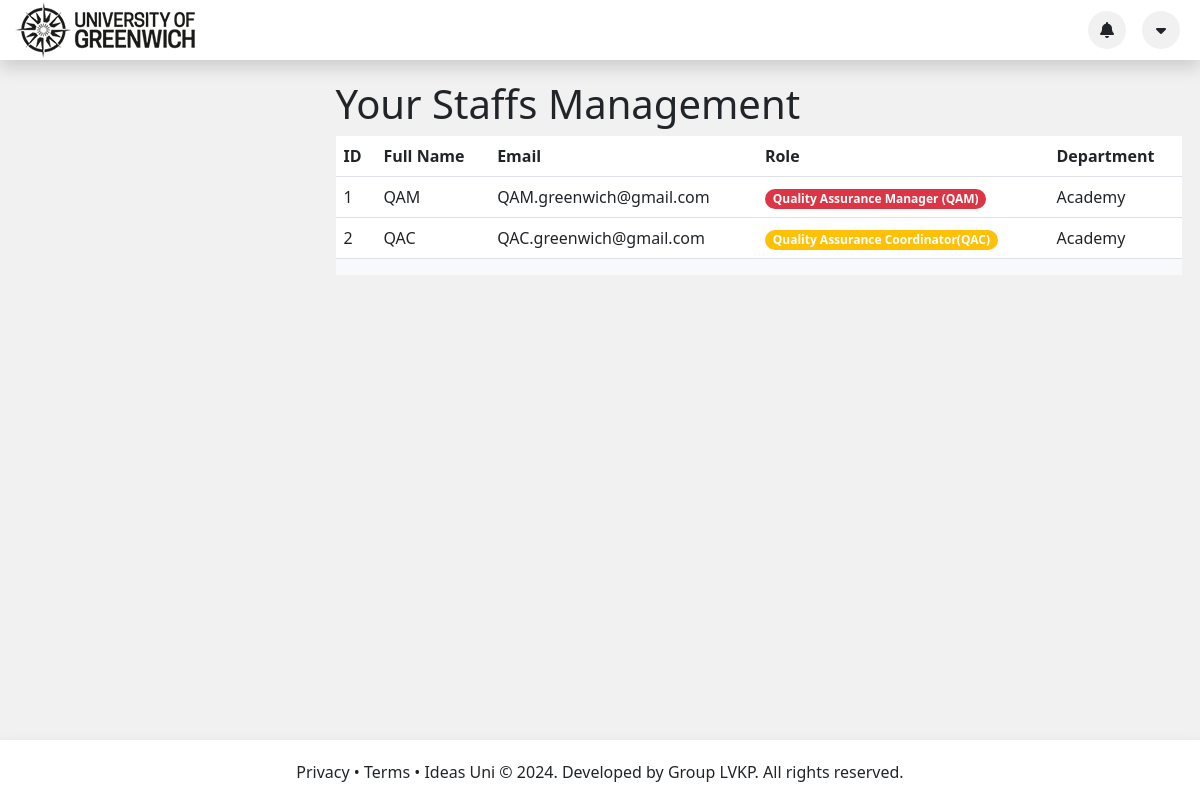
Page /QAC_Staff.php (signed in) on the earlier database version.
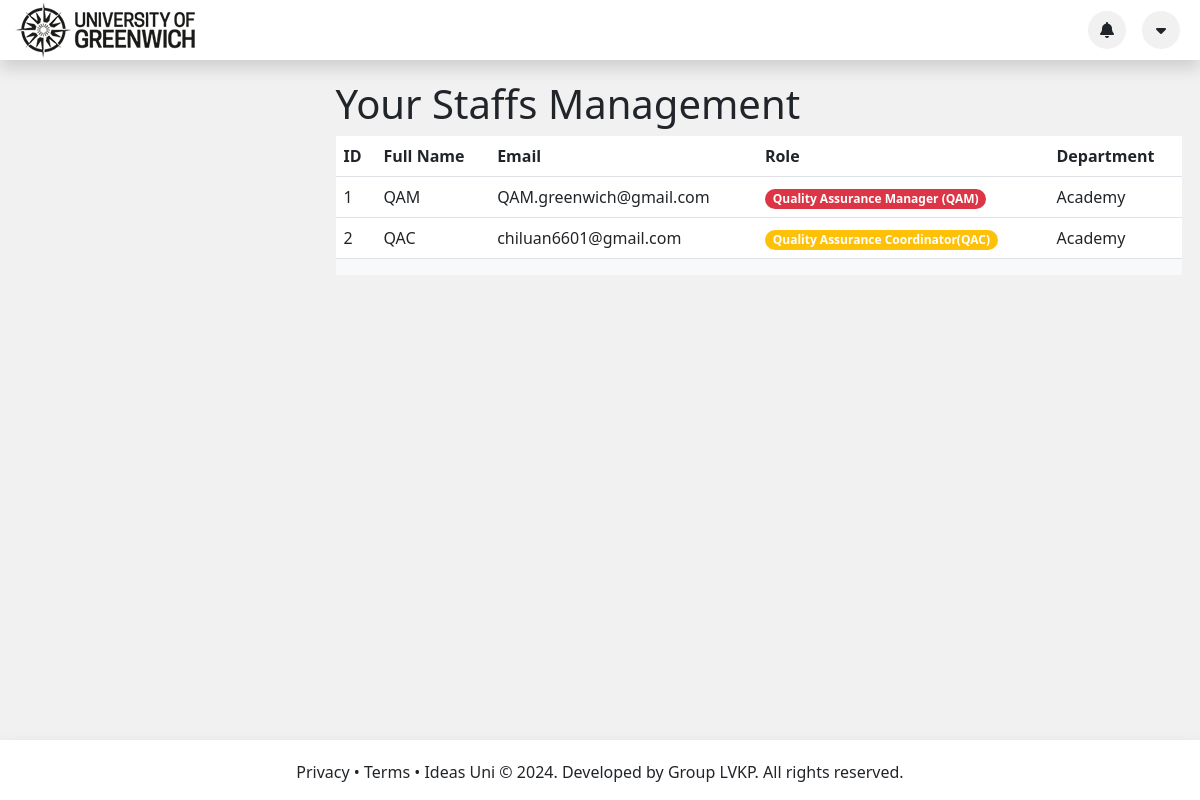
Same page on the later database version.
### tables this page shows
CREATE TABLE Staff
(
    StaffID      INT PRIMARY KEY AUTO_INCREMENT,
    FullName     VARCHAR(50) NOT NULL,
    Email        VARCHAR(50) NOT NULL,
    Password     TEXT        NOT NULL,
    RoleID       INT         NOT NULL,
    DepartmentID INT NULL,
    FOREIGN KEY (RoleID) REFERENCES Role (RoleID),
    FOREIGN KEY (DepartmentID) REFERENCES Department (DepartmentID)
);

CREATE TABLE Role
(
    RoleID   INT PRIMARY KEY AUTO_INCREMENT,
    RoleName VARCHAR(50) NOT NULL
);

CREATE TABLE Department
(
    DepartmentID   INT PRIMARY KEY AUTO_INCREMENT,
    DepartmentName VARCHAR(50) NOT NULL
);

### QAC_Staff.php (the view, shortened to what this page needs)
<?php
include("connection.php");
if (!isset($_SESSION['login'])) {
    header("Location: index.php");
} else {
    ?>
    <!DOCTYPE html>
    <html lang="en">
    <head>
        <link rel="stylesheet" href="https://cdnjs.cloudflare.com/ajax/libs/font-awesome/6.3.0/css/all.min.css"
/>
        <link href="https://cdn.jsdelivr.net/npm/bootstrap@5.3.0-alpha1/dist/css/bootstrap.min.css" rel="stylesheet"
>
        <link rel="stylesheet" type="text/css" href="./css/style.css">
    </head>
    <body class="bg-gray">
    <?php
    include 'header.php';
    ?>
    <div class="container-fluid" style="margin-bottom: 100px;">
        <div class="row justify-content-evenly">
            <?php
            $id = $_SESSION['department_id'];
            $sql = "SELECT Staff.*, Role.RoleName, Department.DepartmentName FROM Staff JOIN Role ON Staff.RoleID = Role.RoleID JOIN Department ON Staff.DepartmentID = Department.DepartmentID WHERE Staff.DepartmentID = '$id'";
            $result = mysqli_query($conn, $sql);
            ?>
            <div class="col-12 col-lg-12">
                <div class="d-flex flex-column justify-content-center mx-auto main-container">
                    <h1>Your Staffs Management</h1>
                    <?php if (mysqli_num_rows($result) > 0) { ?>
                    <div class="bg-light">
                        <table class="table">
                            <thead>
                            <tr>
                                <th>ID</th>
                                <th>Full Name</th>
                                <th>Email</th>
                                <th>Role</th>
                                <th>Department</th>
                            </tr>
                            </thead>
                            <?php while ($row = mysqli_fetch_assoc($result)) { ?>
                                <tbody>
                                <tr>
                                    <td><?php echo $row['StaffID']; ?></td>
                                    <td><?php echo $row['FullName']; ?></td>
                                    <td><?php echo $row['Email']; ?></td>
                                    <?php if ($row['RoleID'] == '1') { ?>
                                        <td><span class="badge bg-danger rounded-pill"><?= $row['RoleName']; ?></span>
                                        </td>
                                    <?php } else if ($row['RoleID'] == '2') { ?>
                                        <td><span class="badge bg-warning rounded-pill"><?= $row['RoleName']; ?></span>
                                        </td>
                                    <?php } else if ($row['RoleID'] == '3') { ?>
                                        <td><span class="badge bg-success rounded-pill"><?= $row['RoleName']; ?></span>
                                        </td>
                                    <?php } ?>
                                    <td><?php echo $row['DepartmentName']; ?></td>
                                </tr>
                                </tbody>
                            <?php } ?>
                        </table>
                    </div>
                </div>
                <?php } ?>
            </div>
        </div>
    </div>
    <?php
    include 'footer.php';
    ?>
    </body>
    </html>
<?php } ?>

Differences in the rows shown:
changed staff "QAC": Email "QAC.greenwich@gmail.com" → "chiluan6601@gmail.com"
